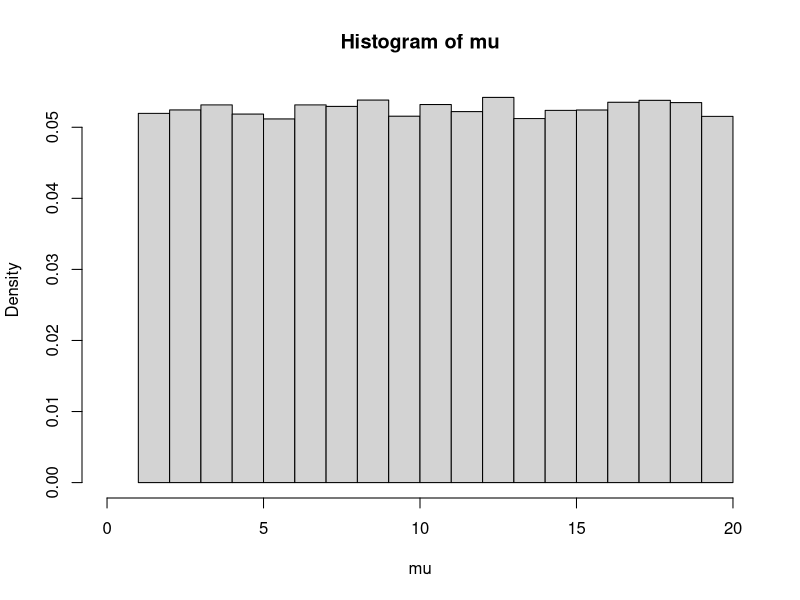
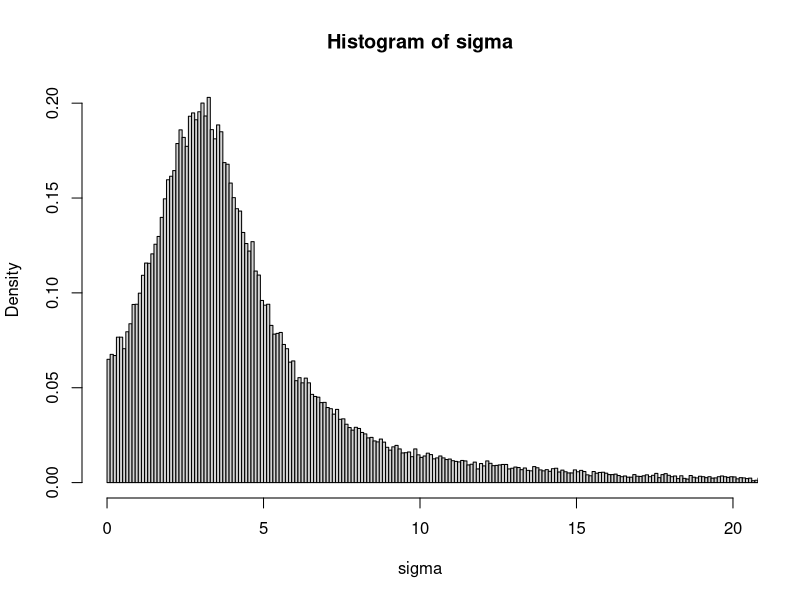
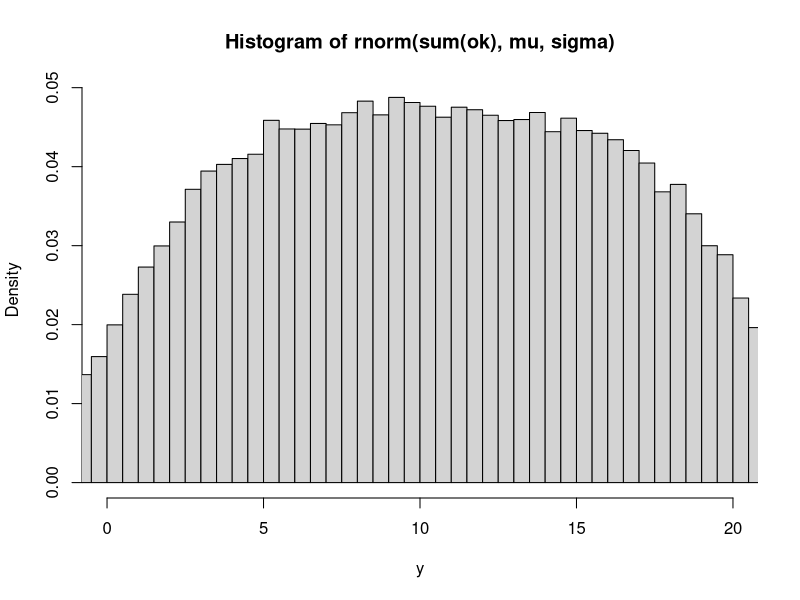

Reproduce these figures in R, in order.
N = 1e5
mu = runif(N,1,20)
sigma= rcauchy(N, 3, 2)
#We remove points far away 
ok = sigma > 0 & sigma < 100
sum(ok)
mu = mu[ok]
sigma = sigma[ok]


hist(mu, xlim = c(0,20), xlab='mu', freq = FALSE)
hist(sigma,1000, xlab='sigma', xlim=c(0,20), freq = FALSE)
hist(rnorm(sum(ok),mu, sigma), xlab='y', 1000,xlim=c(0,20), freq = FALSE)
